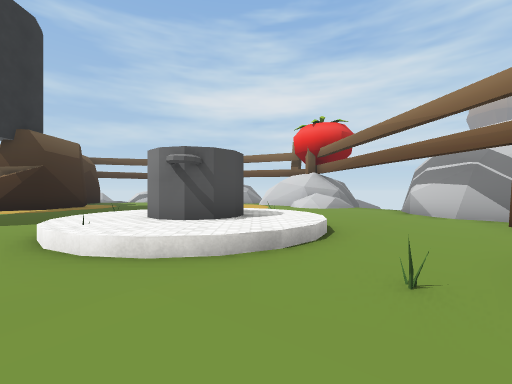
view 1 (above)

24 first-person views from a walk through a 3-D level made in the Unity game engine. The camera is 1.3 m above the floor, looks level and sees 90° across. The floor is counted in squares, 2 m on a side. Each view is taken from the middle of a square. On the plan, view 1 faces up. The plan holds only what a view shows up to about 9 squares ahead; the rest is blank. The place goes on beyond the plan. Some surface patterns are stand-ins.

view 2
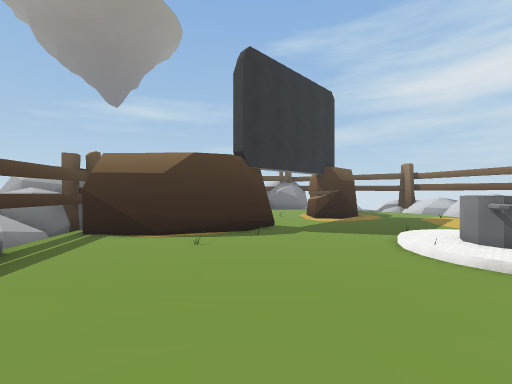

view 3
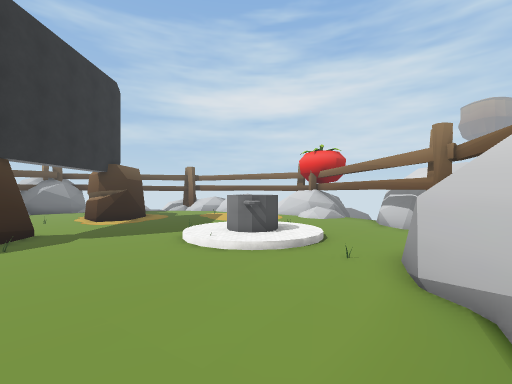

view 4
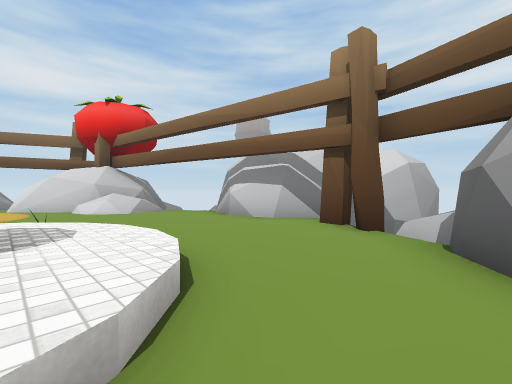

view 5
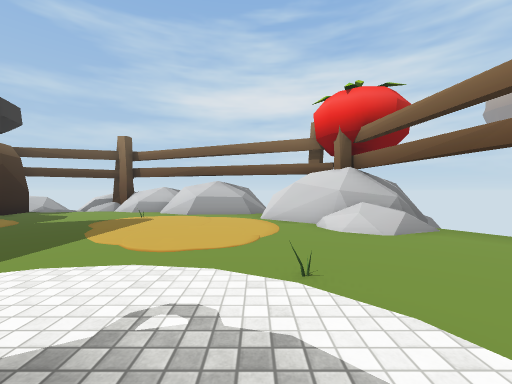

view 6
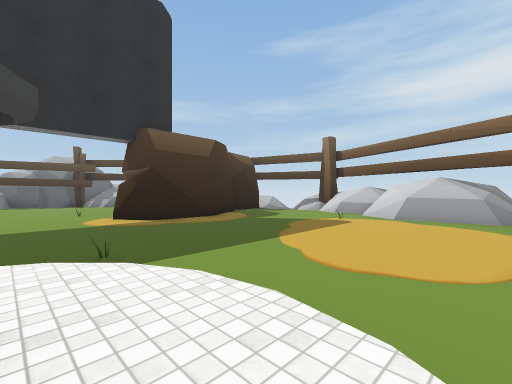

view 7
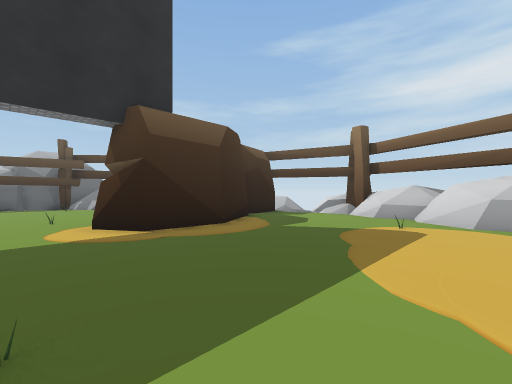

view 8
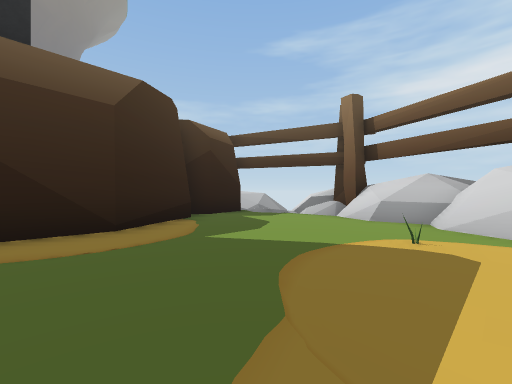

view 9
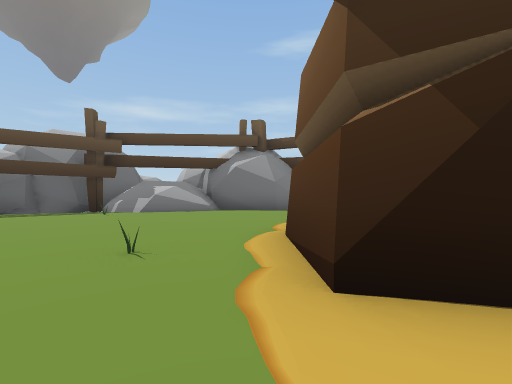

view 10
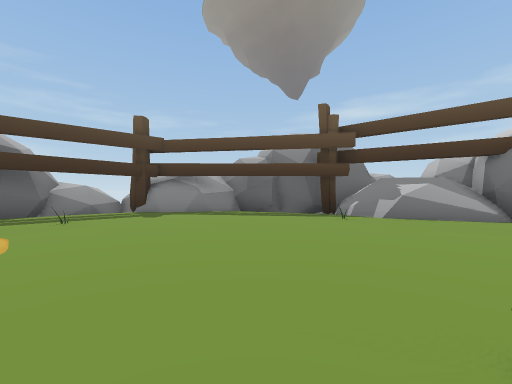

view 11
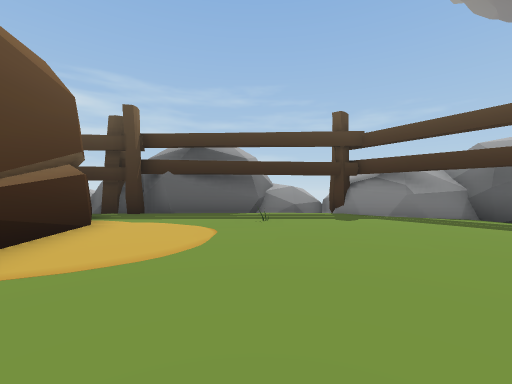

view 12
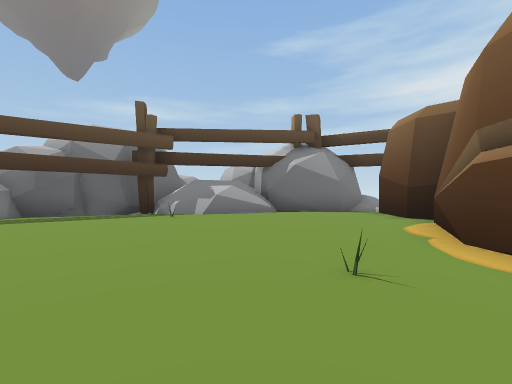

view 13
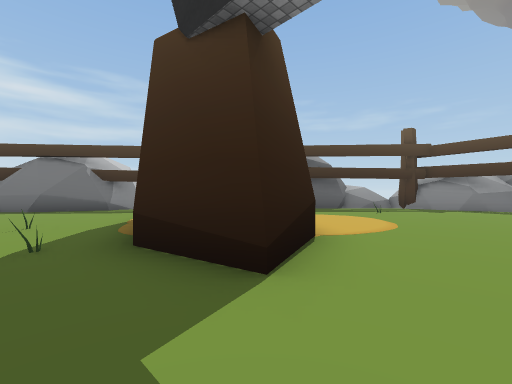

view 14
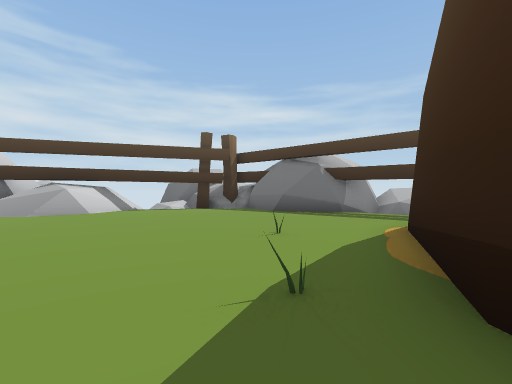

view 15
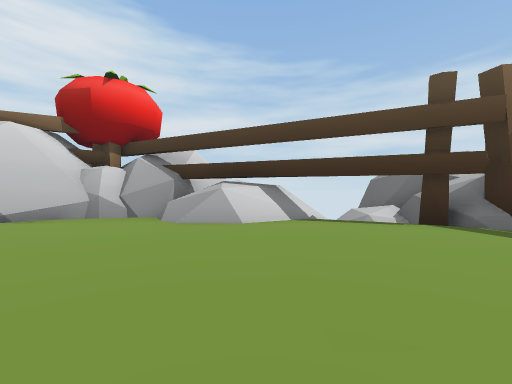

view 16
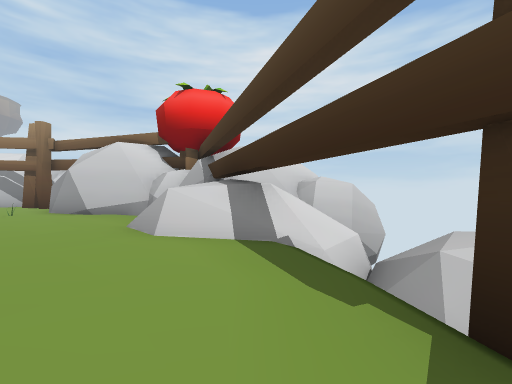

view 17
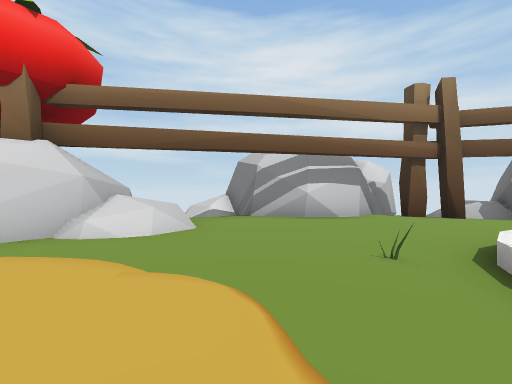

view 18
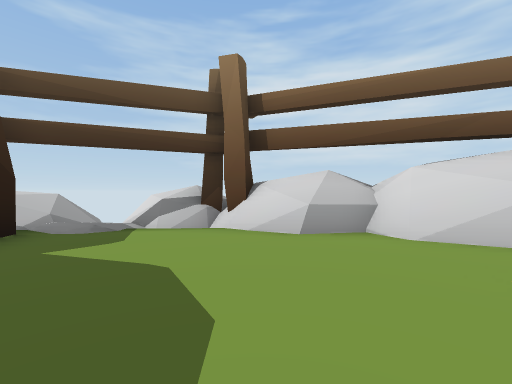

view 19
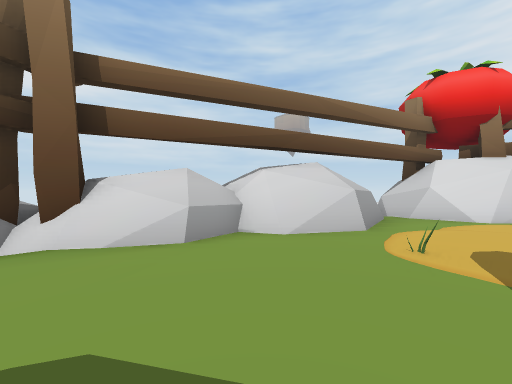

view 20
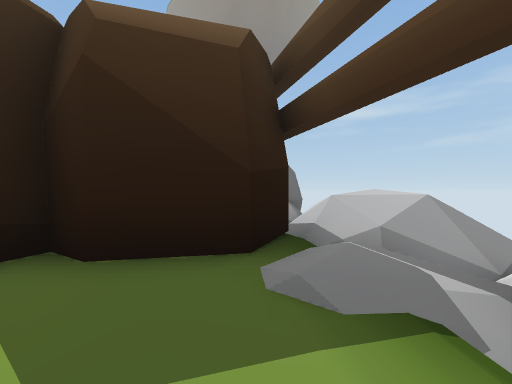

view 21
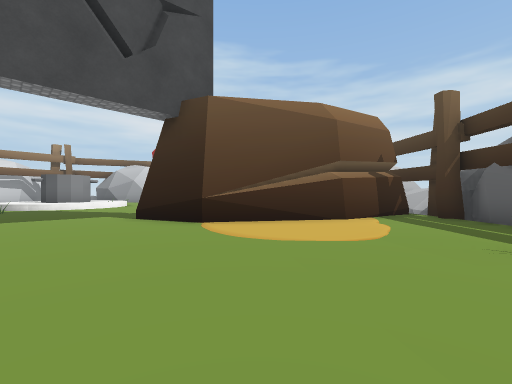

view 22
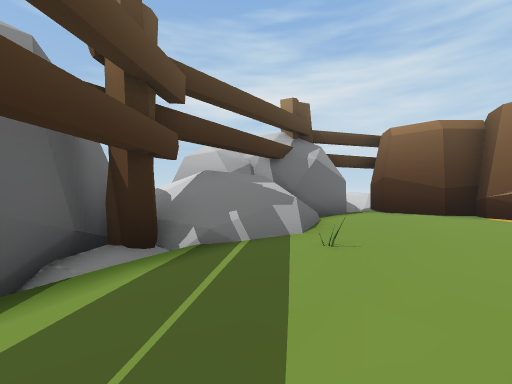

view 23
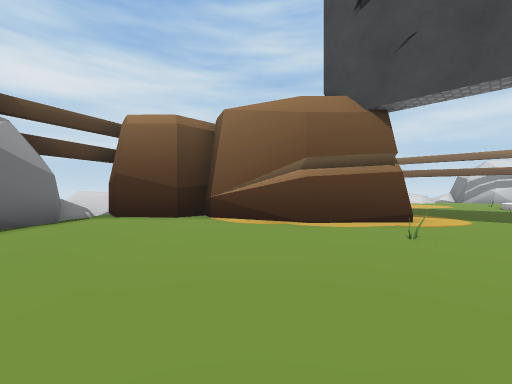

view 24
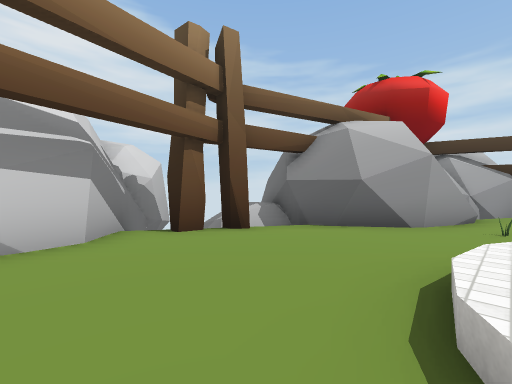

### Floor plan
Key: @ floor where view 1 was taken; # wall or solid block; x gap in a wall; . main floor; : floor 0.25 m higher than the main floor; + floor 0.5 m higher than the main floor; * floor 0.75 m higher than the main floor; % floor 1.75 m higher than the main floor; / step, stairs or slope; = window, fence, low wall or low ledge; ^ raised ledge; v drop or lower ground; O other object.
Columns run from 20 left of view 1 to 8 right of it. Each row starts with its distance up from view 1.
 18        #########
 17      ##=:////v#####
 16        ####/...==%####
 15      #### #......###.#
 14     ##..###.....O....#
 13    ##...####.....  ..####
 12     =....####....  ...#^#
 11 #  %#.....###..... ...==  #
 10 ###=/.....###.............#
  9 ##/.=......##............##
  8 #v.......=...............#
  7 #/..............O.///....#
  6 ##.............../+++/...##
  5  #...............+OO+/...###
  4  #........##...../+O+/...xv##
  3  #...=.  ###.....//+/....^^
  2  ^^..... ###.O.......O.###^
  1   ##....# ##..........##  ##
  0    ###..###..O......@.#
 -1      ##.##............#
 -2       ###.............#
 -3       ##=.........///##
 -4         ####......=/=#
 -5          ####.....#=##
 -6             ##=#vv+* ##
 -7              ##^vvv v^^#
 -8                 ^vv  v

Where each view was taken, in squares from view 1:
view 1: 0 up, 0 right, facing up
view 2: 4 down, 1 left, facing up-left
view 3: 4 down, 1 left, facing up
view 4: 2 up, 0 right, facing up-right
view 5: 5 up, 0 right, facing up
view 6: 6 up, 0 right, facing up-left
view 7: 7 up, 2 left, facing up-left
view 8: 10 up, 3 left, facing up-left
view 9: 7 up, 8 left, facing up-left
view 10: 7 up, 10 left, facing left
view 11: 7 up, 11 left, facing down-left
view 12: 6 up, 10 left, facing up-left
view 13: 6 up, 7 left, facing down-left
view 14: 4 up, 7 left, facing down
view 15: 0 up, 6 left, facing down-right
view 16: 5 down, 6 left, facing right
view 17: 9 up, 2 left, facing right
view 18: 12 up, 6 left, facing up
view 19: 13 up, 7 left, facing up-right
view 20: 16 up, 7 left, facing left
view 21: 7 up, 15 left, facing down-right
view 22: 6 up, 17 left, facing up
view 23: 7 up, 15 left, facing up-right
view 24: 7 up, 1 right, facing down-right
